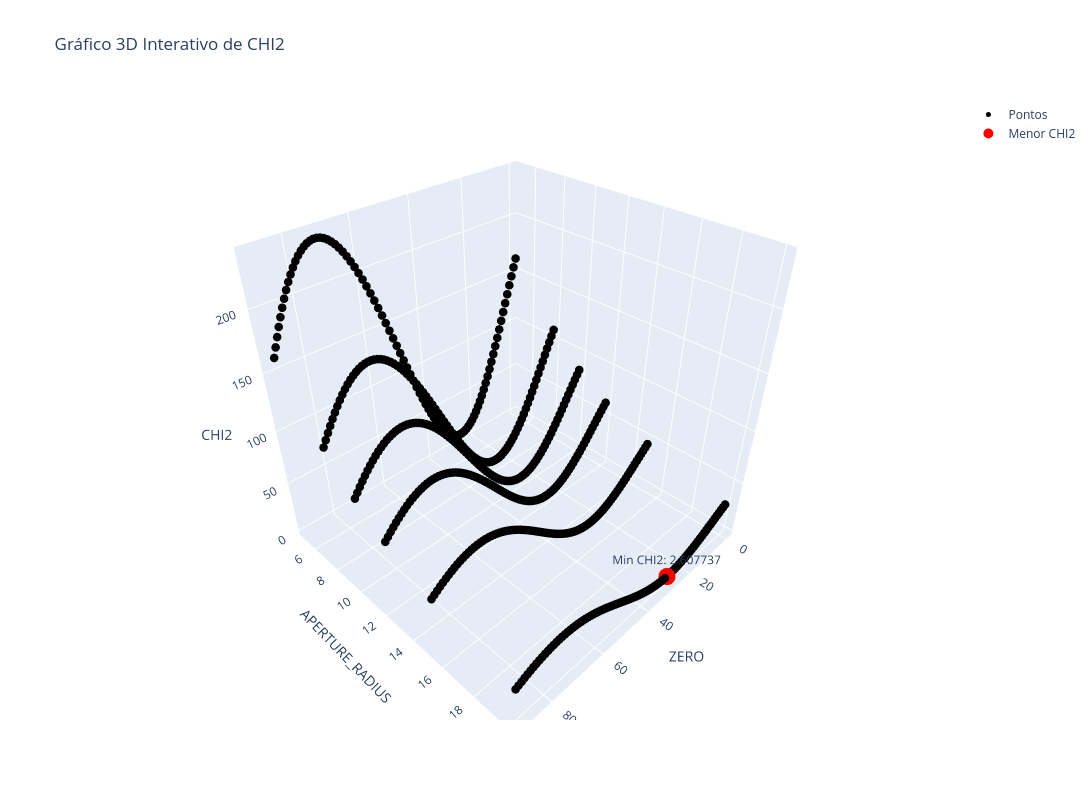

Here is the notebook cell this chart was saved with:
### Code cell
# Criando listas para os dados
chi2 = []
aper = []
zero = []

for j in range(len(range_aper)):
    for i in range(len(range_zero)):
        z = produto3D[j][i]['CHI2']
        x = produto3D[j][i]['ZERO'].nominal
        y = produto3D[j][i]['APERTURE_RADIUS']
        
        chi2.append(z)
        zero.append(x)
        aper.append(y)

# Encontrando o menor valor de CHI2 e seus respectivos ZERO e APERTURE_RADIUS
min_chi2_index = np.argmin(chi2)
min_chi2 = chi2[min_chi2_index]
min_zero = zero[min_chi2_index]
min_aper = aper[min_chi2_index]

# Exibir os valores na tela
print(f"Smallest CHI2 found: {min_chi2:.6f}")
print(f"corresponding ZERO: {min_zero:.3f}")
print(f"corresponding APERTURE_RADIUS: {min_aper:.3f}")

# Criando a figura interativa
fig = go.Figure()

# Adicionando os pontos normais
fig.add_trace(go.Scatter3d(
    x=zero, y=aper, z=chi2,
    mode='markers',
    marker=dict(size=5, color='black'),
    name='Pontos'
))

# Adicionando o ponto de menor CHI2 em vermelho
fig.add_trace(go.Scatter3d(
    x=[min_zero], y=[min_aper], z=[min_chi2],
    mode='markers+text',
    marker=dict(size=10, color='red'),
    text=[f"Min CHI2: {min_chi2:.6f}"],
    textposition="top center",
    name='Menor CHI2'
))

# Ajustando os rótulos e aumentando o tamanho do gráfico
fig.update_layout(
    title="Gráfico 3D Interativo de CHI2",
    scene=dict(
        xaxis=dict(title="ZERO"),# range=[24.5, 26.0]),
        yaxis=dict(title="APERTURE_RADIUS"),# range=[5, 18]),
        zaxis=dict(title="CHI2")#, range=[0.0001, 0.1])
    ),
    width=1200,
    height=800
)

# Exibir o gráfico interativo
fig.show()

### Figure 1 — Plotly figure (JSON) as saved in the notebook; plotly's stock layout.template omitted (floating-point values rounded to 4 significant figures; data arrays with more than 128 entries replaced by an {"elided": "..."} marker saying what was removed)
{"data": [{"marker": {"color": "black", "size": 5}, "mode": "markers", "name": "Pontos", "type": "scatter3d", "x": {"elided": "1547 int values"}, "y": {"elided": "1547 int values"}, "z": {"elided": "1547 float values"}}, {"marker": {"color": "red", "size": 10}, "mode": "markers+text", "name": "Menor CHI2", "text": ["Min CHI2: 2.607737"], "textposition": "top center", "type": "scatter3d", "x": [28], "y": [20], "z": [2.608]}], "layout": {"height": 800, "scene": {"xaxis": {"title": {"text": "ZERO"}}, "yaxis": {"title": {"text": "APERTURE_RADIUS"}}, "zaxis": {"title": {"text": "CHI2"}}}, "title": {"text": "Gráfico 3D Interativo de CHI2"}, "width": 1200}}
